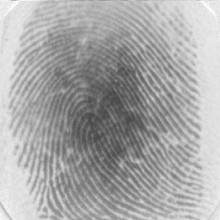
%> input picture Code/Data_2000/DB1_B/109_7.tif, 220 x 220 px, shrunk from 300 x 300 before the run
$ octave project3.m   (GNU Octave 9; MATLAB toolbox functions it lacks are replaced by stand-ins)
%> lines starting %> are read from the running program, lines starting %| are printed output that depends on the picture
%% Spatial Statistics and Image Analysis - TMS016
% addpath('/Users/hannaskytt/Library/Mobile Documents/com~apple~CloudDocs/Documents/Chalmers/Master/Årskurs_4/Spatial Statistics and Image Analysis/TMS016_Matlab')
% tms016path

% LOAD AND PREPROCESS DATA
clc, clear
clf, close all

% Load original image
img_orig = im2double(imread("Databaser/DB1_B/109_7.tif"));
%> img_orig: size 220x220 double; min 0.267, max 0.992, mean 0.659
[m, n] = size(img_orig);
%> m = 220; n = 220

% NORMALIZATION

img_norm = zeros(m,n);
img_mean = mean(img_orig(:));
%> img_mean = 0.659
img_var = var(img_orig(:));
%> img_var = 0.026
mean0 = 150/255;
var0 = 50/255;

for i = 1:m
    for j = 1:n
        if img_orig(i,j) >= img_mean
            img_norm(i,j) = mean0 + sqrt(var0*(img_orig(i,j)-img_mean)^2/img_var);
        else
            img_norm(i,j) = mean0 - sqrt(var0*(img_orig(i,j)-img_mean)^2/img_var);
        end
    end
end
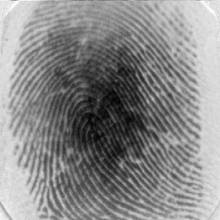
%> img_norm: size 220x220 double; min -0.491, max 1.5, mean 0.588; drawn with min black and max white

% SEGMENTATION

% Dividing into blocks
w = 10;
M = floor(m/w);
%> M = 22
N = floor(n/w);
%> N = 22

rw = w*ones(1, M);
cw = w*ones(1, N);

C = mat2cell(img_norm, rw, cw);  % Divides the image into blocks
%> C = 484 items

block_means = zeros(size(C));
block_variances = zeros(size(block_means));

for i=1:M
    for j=1:N
        block = reshape(C{i, j}, 1, []);
        block_means(i, j) = mean(block(:));
        block_variances(i, j) = var(block(:));
    end
end

% The mean of the means
bmm = mean(block_means(:));
%> bmm = 0.588

% The mean of the variances
bvm = mean(block_variances(:));
%> bvm = 0.023

% Calculate the relative mean and variance

% Foreground mean
m_frg = block_means(block_means > bmm);  % vector
%> m_frg = 246 values, max 1.32 at index 203, min 0.588 at index 106, mean 0.925
M_frg = mean(m_frg(:));
%> M_frg = 0.925

% Foreground variance
v_frg = block_variances(block_variances > bvm);  % vector
%> v_frg = 228 values, max 0.0837 at index 132, min 0.0233 at index 55, mean 0.037
V_frg = mean(v_frg(:));
%> V_frg = 0.037

%Background means
m_bkg = block_means(block_means <= bmm); % vector
%> m_bkg = 238 values, max 0.586 at index 4, min -0.308 at index 134, mean 0.24
M_bkg = mean(m_bkg(:));
%> M_bkg = 0.24

% Background variance
v_bkg = block_variances(block_variances <= bvm);  % vector
%> v_bkg = 256 values, max 0.023 at index 35, min 0.00035 at index 242, mean 0.0105
V_bkg = mean(v_bkg(:));
%> V_bkg = 0.0105

% blocks with greater mean and smaller variance is the background. Set
% those to zero

for i=1:M
    for j=1:N
        if block_means(i, j) >= M_bkg && block_variances(i, j) <= V_bkg
            C{i, j} = zeros(w, w);
        end
    end
end

img_seg = cell2mat(C);

% ORIENTATION FIELD

% Calculate gradient
Gx = zeros(m, n);
Gy = zeros(m, n);

x = img_seg;
for i=2:m-1
    for j=2:n-1
        Gx(i, j) = (x(i + 1, j) -x(i - 1, j))/2;
        Gy(i, j) = (x(i, j + 1) - x(i, j - 1))/2;
    end
end
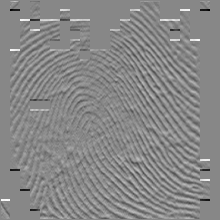
%> Gx: size 220x220 double; min -0.741, max 0.654, mean 0.00161; drawn with min black and max white
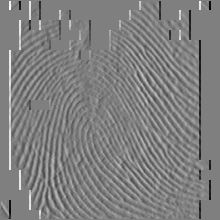
%> Gy: size 220x220 double; min -0.741, max 0.735, mean -0.000469; drawn with min black and max white

% Metrics for computing theta
Gsx = zeros(m, n);
Gsy = zeros(m, n);

% For calculating theta
for i=2:m-1
    for j=2:n-1
        Gsx(i, j) = Gx(i,j)^2 - Gy(i,j)^2;
        Gsy(i,j) = 2*Gx(i, j)*Gy(i, j);
    end
end
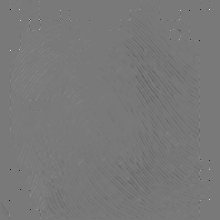
%> Gsy: size 220x220 double; min -0.95, max 1.04, mean -0.00673; drawn with min black and max white

Gmsx = zeros(M, N);
Gmsy = zeros(M, N);

% block sum
for i=1:M
    for j=1:N
        for xx=1 + (i-1)*w:i*w
            for yy=1 + (j-1)*w:j*w
                Gmsx(i, j) = Gmsx(i, j) + Gsx(xx, yy);
                Gmsy(i, j) = Gmsy(i, j) + Gsy(xx, yy);
            end
        end
    end
end

% Get the orientations
theta = zeros(M, N);
for i=1:M
    for j=1:N
        k = Gmsy(i, j)/Gmsx(i, j);

        if Gmsx(i, j)>0
            theta(i,j) = pi/2 + atan(k)/2;
        end

        if Gmsx(i, j)<0 && Gmsy(i,j)>=0
            theta(i,j) = pi/2 + (atan(k) + pi)/2;
        end

        if Gmsx(i, j)<0 && Gmsy(i, j) <0
            theta(i,j) = pi/2 + (atan(k) - pi)/2;
        end
    end
end

% GAUSSIAN LOW PASS FILTER
%filtering
phix = cos(2*theta);
phiy = sin(2*theta);

gaussian_filter = fspecial('gaussian', 10, 2);
phix_prim = filter2(gaussian_filter, phix);
phiy_prim = filter2(gaussian_filter, phiy);

theta_prim = 1/2*atan2(phiy_prim, phix_prim);

%% PLOTTING

figure(1);
subplot(2,2,1)
imshow(img_orig)
title('Original image')

subplot(2,2,2)
imshow(img_seg)
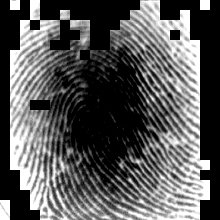
%> displayed picture: size 220x220, on the screen's scale of 0 to 255; min 0, max 255, mean 89.5
title('Segmented image')

subplot(2,2,3)
imshow(img_seg);
title('Orientation field')
hold on
for i=1:M
    for j=1:N
        if mean(C{i,j}(:)) == 0
        else
            T = theta(i, j);
            x_s = round(w/2) + (i - 1)*w;
            y_s = round(w/2) + (j - 1)*w;
            len = 10;
            x_e = x_s + len*cos(T);
            y_e = y_s + len*sin(T);
            plot([y_s, y_e], [x_s, x_e], '-r')
        end
    end
end
%> after the loop, T = 0.142; len = 10; x_e = 224.9; x_s = 215; y_e = 196.4; y_s = 195
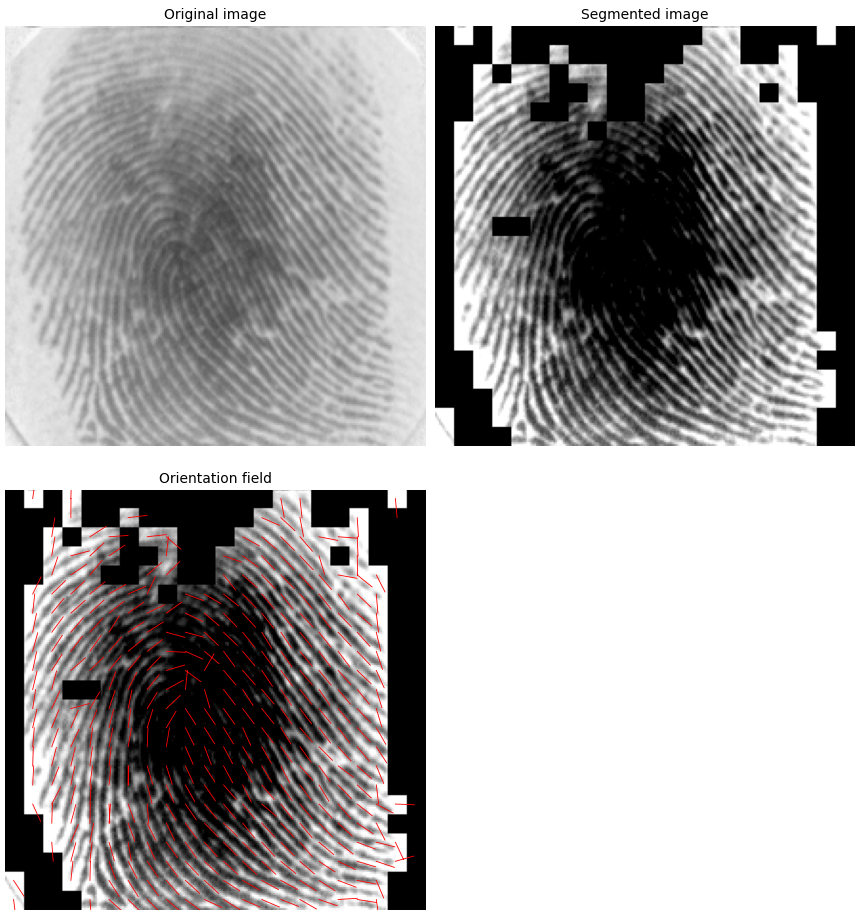
%> figure redrawn from the program's plot data, 3 panels
hold off

%subplot(2,2,4);
figure(2)
imshow(img_seg)
title('Orientation field with Gaussian filter')
hold on;
for i=1:M
    for j=1:N
        if mean(C{i,j}(:)) == 0
        else
            T = theta_prim(i, j);
            x_s = round(w/2) + (i - 1)*w;
            y_s = round(w/2) + (j - 1)*w;
            len = 10;
            x_e = x_s + len*cos(T);
            y_e = y_s + len*sin(T);
            plot([y_s, y_e], [x_s, x_e], '-r')
        end
    end
end
%> after the loop, T = 0.806; x_e = 221.9; y_e = 202.2
hold off;

sgtitle('Image enhancement')
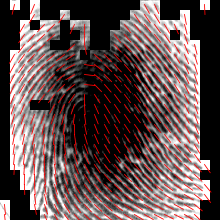
%> figure redrawn from the program's plot data; its title reads 'Orientation field with Gaussian filter'

$ run again, with Code/Data_2000/DB1_B/101_2.tif copied over Code/Data_2000/DB1_B/109_7.tif
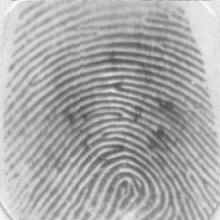
%> input picture Code/Data_2000/DB1_B/101_2.tif, 220 x 220 px, shrunk from 300 x 300 before the run
%> img_mean = 0.665
%> img_var = 0.0169
%> C = 484 items
%> bmm = 0.588
%> bvm = 0.0753
%> m_frg = 235 values, max 1.43 at index 1, min 0.593 at index 97, mean 0.881
%> M_frg = 0.881
%> v_frg = 207 values, max 0.296 at index 93, min 0.0761 at index 3, mean 0.118
%> V_frg = 0.118
%> m_bkg = 249 values, max 0.584 at index 227, min -0.32 at index 197, mean 0.312
%> M_bkg = 0.312
%> v_bkg = 277 values, max 0.0753 at index 173, min 0.000806 at index 239, mean 0.0435
%> V_bkg = 0.0435
%> after the loop `for i=1:M`: T = 1.92; len = 10; x_e = 211.5; x_s = 215; y_e = 224.4; y_s = 215
%> after the loop `for i=1:M`:
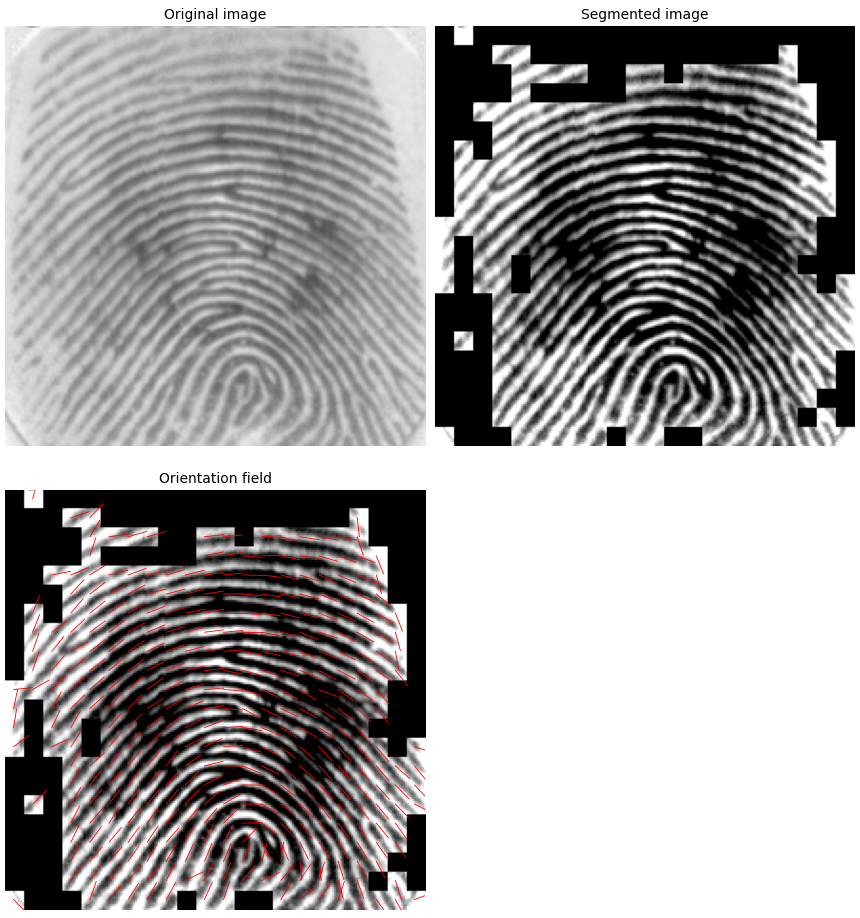
%> figure redrawn from the program's plot data, 3 panels
%> after the loop `for i=1:M`: T = 0.529; x_e = 223.6; y_e = 220
%> `sgtitle('Image enhancement')`:
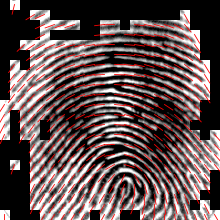
%> figure redrawn from the program's plot data; its title reads 'Orientation field with Gaussian filter'

$ run again, with Code/Data_2000/DB1_B/101_3.tif copied over Code/Data_2000/DB1_B/109_7.tif
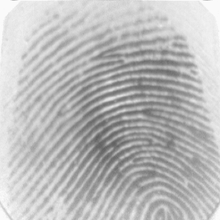
%> input picture Code/Data_2000/DB1_B/101_3.tif, 220 x 220 px, shrunk from 300 x 300 before the run
%> img_mean = 0.733
%> img_var = 0.0171
%> C = 484 items
%> bmm = 0.588
%> bvm = 0.046
%> m_frg = 238 values, max 1.43 at index 1, min 0.588 at index 197, mean 0.921
%> M_frg = 0.921
%> v_frg = 211 values, max 0.251 at index 95, min 0.0462 at index 6, mean 0.0774
%> V_frg = 0.0774
%> m_bkg = 246 values, max 0.588 at index 16, min -0.285 at index 86, mean 0.267
%> M_bkg = 0.267
%> v_bkg = 273 values, max 0.0457 at index 203, min 8.74e-06 at index 1, mean 0.0217
%> V_bkg = 0.0217
%> after the loop `for i=1:M`: T = 2.61; len = 10; x_e = 206.4; x_s = 215; y_e = 220.1; y_s = 215
%> after the loop `for i=1:M`:
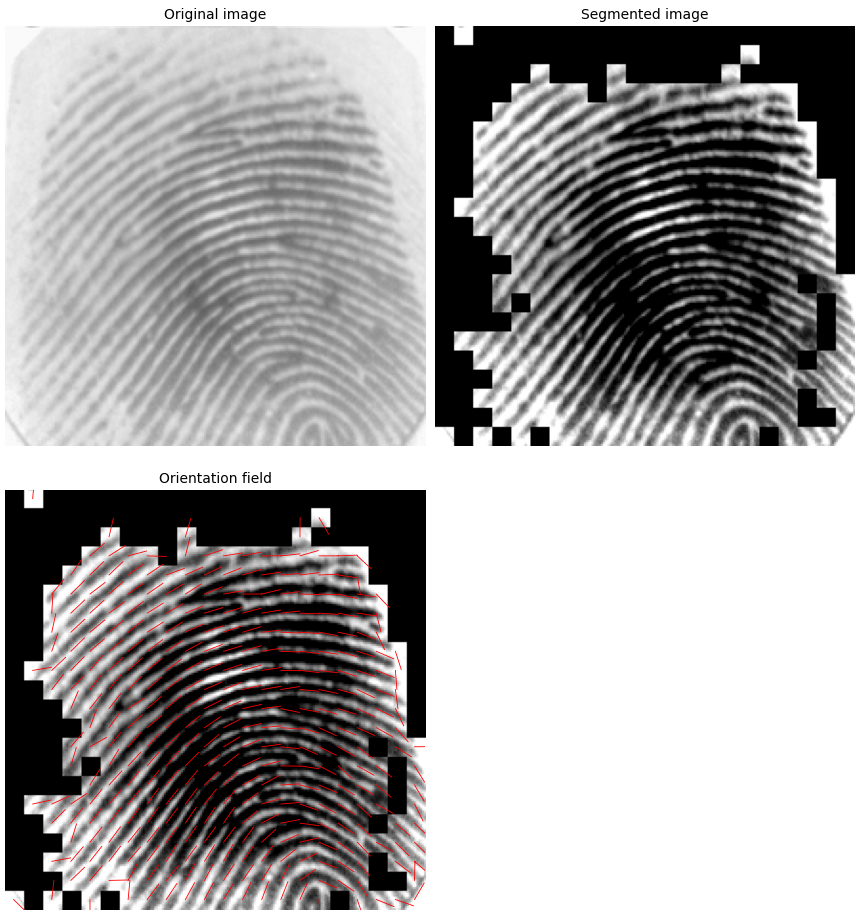
%> figure redrawn from the program's plot data, 3 panels
%> after the loop `for i=1:M`: T = 0.875; x_e = 221.4; y_e = 222.7
%> `sgtitle('Image enhancement')`:
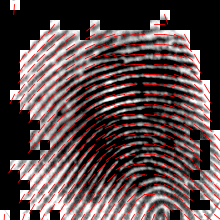
%> figure redrawn from the program's plot data; its title reads 'Orientation field with Gaussian filter'

$ run again, with Code/Data_2000/DB1_B/102_1.tif copied over Code/Data_2000/DB1_B/109_7.tif
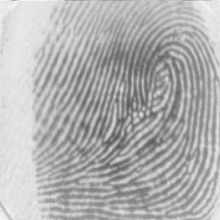
%> input picture Code/Data_2000/DB1_B/102_1.tif, 220 x 220 px, shrunk from 300 x 300 before the run
%> img_mean = 0.696
%> img_var = 0.0176
%> C = 484 items
%> bmm = 0.588
%> bvm = 0.0596
%> m_frg = 201 values, max 1.32 at index 1, min 0.595 at index 165, mean 0.958
%> M_frg = 0.958
%> v_frg = 243 values, max 0.205 at index 97, min 0.0597 at index 243, mean 0.0928
%> V_frg = 0.0928
%> m_bkg = 283 values, max 0.587 at index 220, min -0.197 at index 166, mean 0.326
%> M_bkg = 0.326
%> v_bkg = 241 values, max 0.059 at index 78, min 0.000509 at index 46, mean 0.026
%> V_bkg = 0.026
%> after the loop `for i=1:M`: T = 2.56; len = 10; x_e = 206.6; x_s = 215; y_e = 210.5; y_s = 205
%> after the loop `for i=1:M`: T = -0.9; x_e = 221.2; y_e = 197.2
%> `sgtitle('Image enhancement')`:
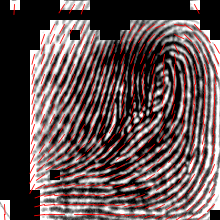
%> figure redrawn from the program's plot data; its title reads 'Orientation field with Gaussian filter'
